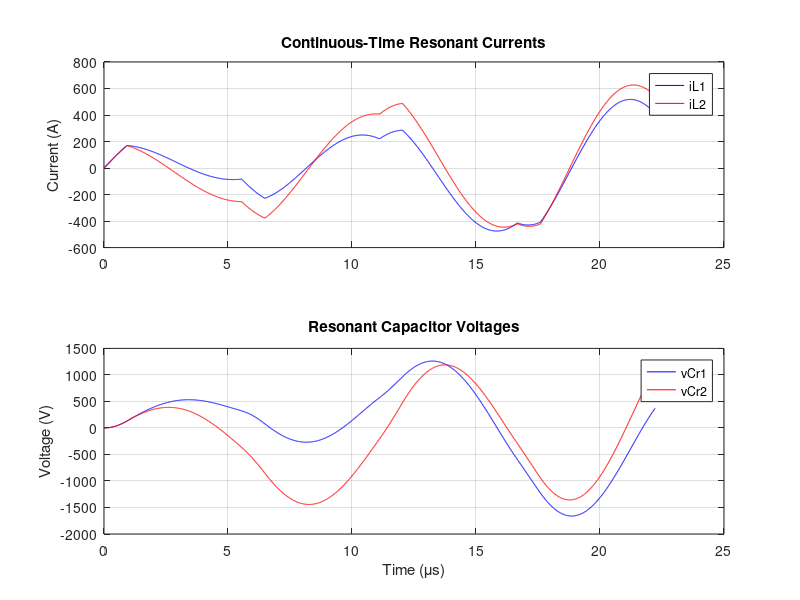
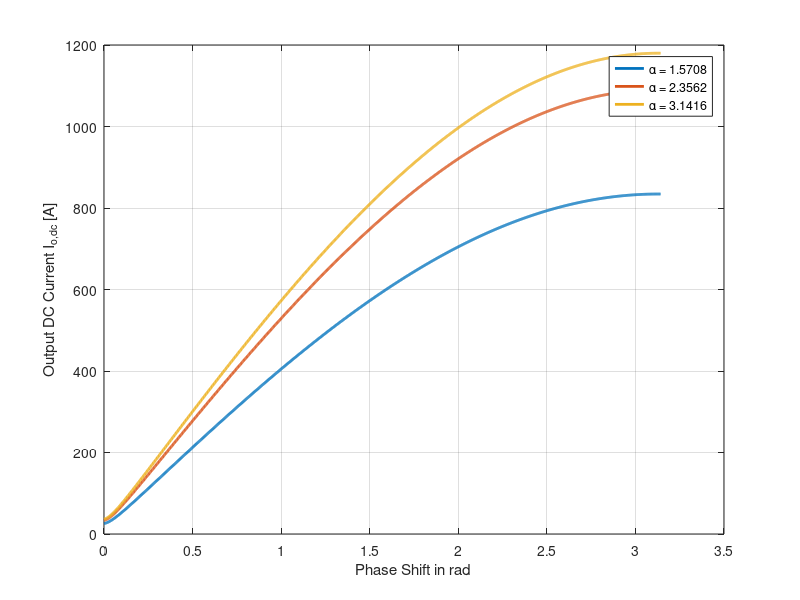
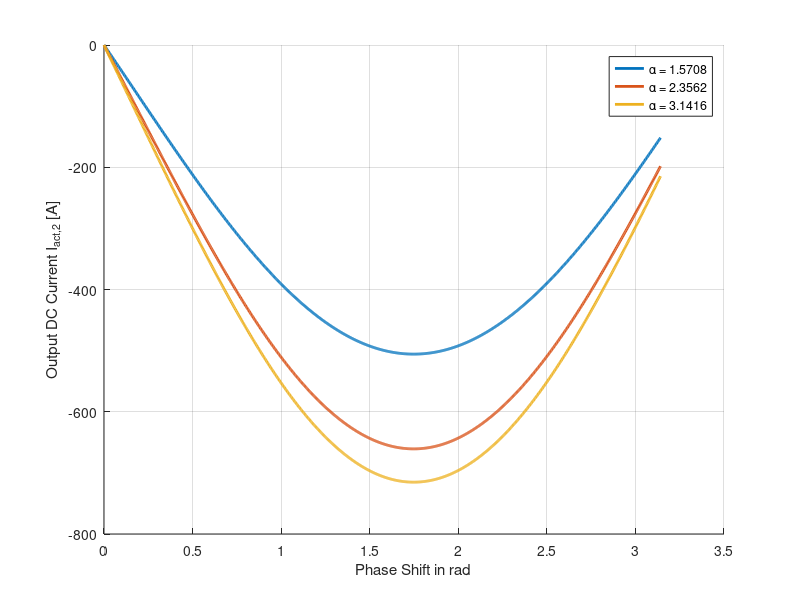
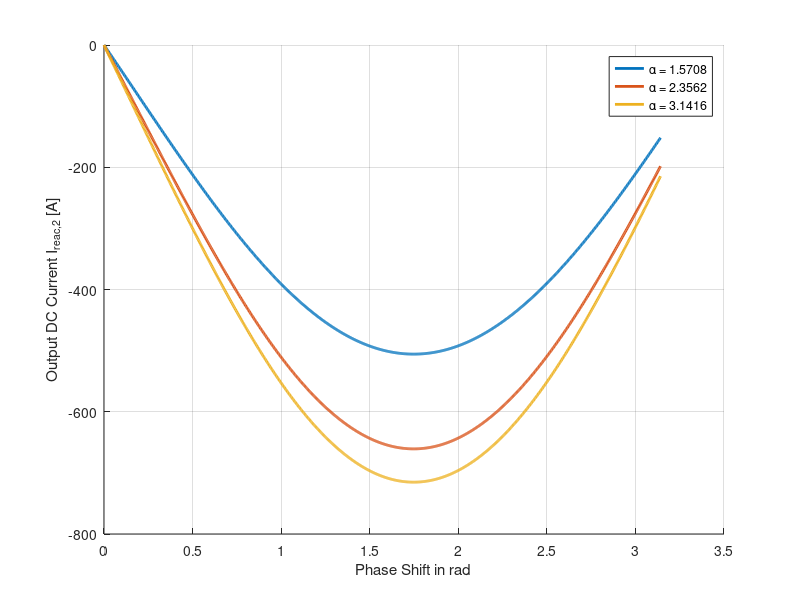

The MATLAB script that drew these images, in order:
clear
clc

Lr1 = 4.0744e-06;   % Primäre Streuinduktivität
Lr2 = 4.0744e-06;   % Sekundäre Streuinduktivität (reflektiert)
Lm  = 1.6297e-05;   % Hauptinduktivität
Cr1 = 6.2170e-07;  % Primärer Resonanzkondensator
Cr2 = 6.2170e-07;  % Sekundärer Resonanzkondensator (reflektiert)
R1  = 0.1;     % Primärer Wicklungswiderstand
R2  = 0.1;     % Sekundärer Wicklungswiderstand (reflektiert)

fs  = 90e3;          % Schaltfrequenz (Hz)
ws  = 2 * pi * fs;    % Kreisfrequenz (rad/s)

Delta = Lr1*Lr2 + Lr1*Lm + Lr2*Lm;

A1 = zeros(4,4);

A1(1,1) = -R1*(Lr2 + Lm)/Delta;
A1(1,2) = -R2*Lm/Delta;
A1(1,3) = -(Lr2 + Lm)/Delta;
A1(1,4) = -Lm/Delta;

A1(2,1) = -R1*Lm/Delta;
A1(2,2) = -R2*(Lr1 + Lm)/Delta;
A1(2,3) = -Lm/Delta;
A1(2,4) = -(Lr1 + Lm)/Delta;

A1(3,1) = 1/Cr1;
A1(3,2) = 0;
A1(3,3) = 0;
A1(3,4) = 0;

A1(4,1) = 0;
A1(4,2) = 1/Cr2;
A1(4,3) = 0;
A1(4,4) = 0;

B1 = zeros(4,2);

B1(1,1) = (Lr2 + Lm)/Delta;
B1(1,2) = -Lm/Delta;

B1(2,1) = Lm/Delta;
B1(2,2) = -(Lr1 + Lm)/Delta;

B1(3,1) = 0;
B1(3,2) = 0;

B1(4,1) = 0;
B1(4,2) = 0;

Vdc1 = 800;
Vdc2_ref = 800;
phi = pi/6;

eigenvalues = eig(A1);
isStable = all(real(eigenvalues) < 0);

Ts = 1/(10*fs); % Oder ein Vielfaches davon, z.B. 10*Ts für langsamere Regelung
sys_continuous = ss(A1, B1, eye(4), 0);
sys_discrete = c2d(sys_continuous, Ts, 'zoh');
Phi = sys_discrete.A;
Gamma = sys_discrete.B;

t = linspace(0, 20*Ts, 2000); % Simulate 5 switching cycles
% Primary voltage (Square wave -1 to 1 scaled by Vdc1)
u1 = Vdc1 * square(2*pi*fs*t);
% Secondary voltage (Shifted by phi)
u2 = Vdc2_ref * square(2*pi*fs*t - phi);
u = [u1; u2];

x0 = [0, 0, 0, 0];
[y, t_out] = lsim(sys_continuous, u, t, x0);

figure;
subplot(2,1,1);
plot(t_out*1e6, y(:,1), 'b', t_out*1e6, y(:,2), 'r');
grid on; ylabel('Current (A)'); legend('iL1', 'iL2');
title('Continuous-Time Resonant Currents');

subplot(2,1,2);
plot(t_out*1e6, y(:,3), 'b', t_out*1e6, y(:,4), 'r');
grid on; ylabel('Voltage (V)'); xlabel('Time (\mus)'); legend('vCr1', 'vCr2');
title('Resonant Capacitor Voltages');



ws = 2*pi*fs;

%% First Harmonic Approximation (FHA)
Zr1 = R1 + j*(ws*Lr1 - 1/(ws*Cr1));
Zr2 = R2 + j*(ws*Lr2 - 1/(ws*Cr2));
Zm = j*ws*Lm;

phi = pi/6;


Z1total = Zr1 + (Zr2*Zm)/(Zr2 + Zm);

Z2total =  Zr2 + (Zr1*Zm)/(Zr1 + Zm);

U1 = 4*Vdc1/pi;
U2 = 4*Vdc2_ref/pi * exp(-j*phi);

% Ir2 = (U1 - U2)/Z1tot;

% Ir2 = (U1 * (Zm)/(Zr1 + Zm) - U2)/(Z2total);


X = inv(j*ws*eye(4) - A1) * B1 * [U1; U2];

%%

alpha1 = linspace(pi/2,pi,3);
alpha2 = linspace(pi/2,pi,3);
for z = 1:length(alpha1)
phi_rad = linspace(0,pi,1000);
for k = 1:length(phi_rad)
    U_vector = [4*Vdc1/pi*sin(alpha1(z)/2); (4*Vdc2_ref/pi*sin(alpha2(z)/2)) * exp(-1j * phi_rad(k))];
    
    X = inv(1j*ws*eye(4) - A1) * (B1 * U_vector);
    
    Ir2_peak = abs(X(2));
    Idc_out(z,k) = (2/pi) * Ir2_peak;

    U2_phasor = (4*Vdc2_ref/pi) * exp(-1j * phi_rad(k));
    Ir2_phasor = X(2);
    
    theta_rel = angle(Ir2_phasor) - angle(U2_phasor);
    
    I_active(z,k) = (2/pi) * abs(Ir2_phasor) * cos(theta_rel);
    
    I_reactive(z,k) = (2/pi) * abs(Ir2_phasor) * sin(theta_rel);

end
end

figure;
plot(phi_rad, Idc_out, 'LineWidth', 2);
grid on;
xlabel('Phase Shift in rad');
ylabel('Output DC Current I_{o,dc} [A]');
legend({['\alpha = ', num2str(alpha1(1))], ...
        ['\alpha = ', num2str(alpha1(2))], ...
        ['\alpha = ', num2str(alpha1(3))]});

figure;
hold on;
for k = 1:length(alpha1)
    plot(phi_rad, I_active(k,:), 'LineWidth', 2);
end
grid on;
xlabel('Phase Shift in rad');
ylabel('Output DC Current I_{act,2} [A]');
legend({['\alpha = ', num2str(alpha1(1))], ...
        ['\alpha = ', num2str(alpha1(2))], ...
        ['\alpha = ', num2str(alpha1(3))]});

figure;
hold on;
for k = 1:length(alpha1)
    plot(phi_rad, I_active(k,:), 'LineWidth', 2);
end
grid on;
xlabel('Phase Shift in rad');
ylabel('Output DC Current I_{reac,2} [A]');
legend({['\alpha = ', num2str(alpha1(1))], ...
        ['\alpha = ', num2str(alpha1(2))], ...
        ['\alpha = ', num2str(alpha1(3))]});
